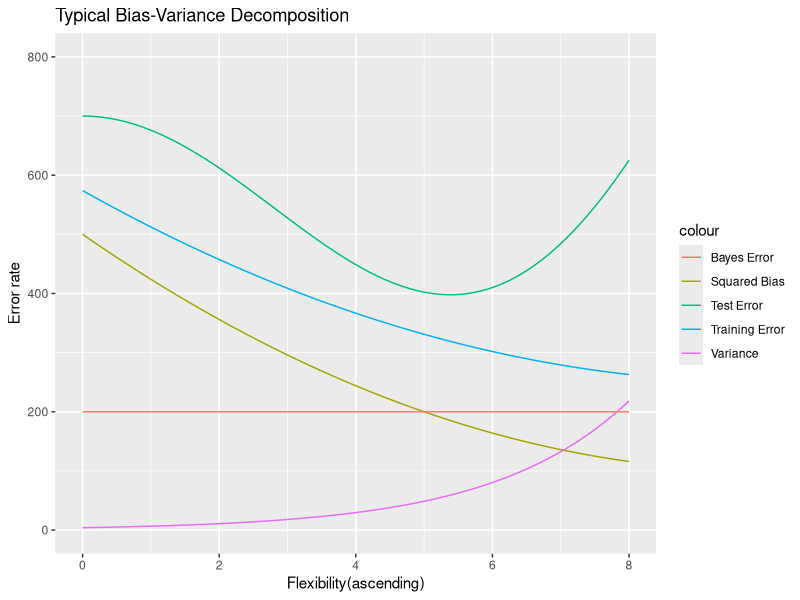
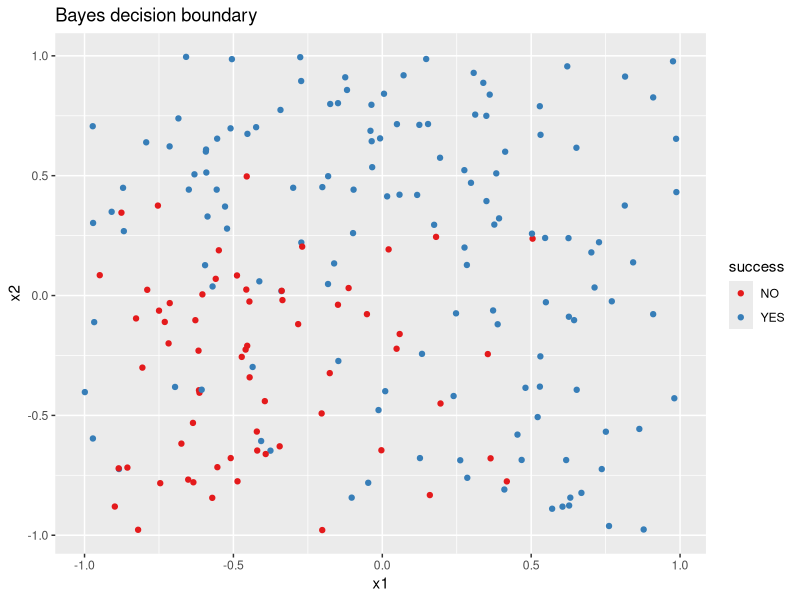

Here is the R script that generated these plots, in order:
## ---- chunk 1
library(ggplot2)
sq_bias = function(x) (2 * x - 20)^2 + 100
var = function(x)  exp(x / 2) * 4
train_error = function(x) (1.8*x - 18)^2 + 250
test_error = function(x) x^3/2 + 200 * cos(x/2) + 500
bayes_error = function(x) 200

line_width = 0.5
ggplot(data = data.frame(x = 0), mapping = aes(x = x)) + stat_function(fun = test_error, size = line_width, aes(color = "Test Error")) + stat_function(fun = sq_bias, size = line_width, aes(color = "Squared Bias")) + stat_function(fun = var, size = line_width, aes(color = "Variance")) +  stat_function(fun = train_error, size = line_width, aes(color = "Training Error")) +  stat_function(fun = bayes_error, size = line_width, aes(color = "Bayes Error")) + xlim(0, 8) + ylim(0, 800) + labs(title = "Typical Bias-Variance Decomposition", x="Flexibility(ascending)", y = "Error rate")
## ---- chunk 2
#creating the simulated dataset
set.seed(11) 
n = 200
x1 = runif(n, -1, 1)
x2 = runif(n, -1, 1)
d = data.frame(x1,x2)
epsilon = rnorm(n, mean = 0, sd = 0.5)
y = x1 + x1*x1 + x2 +x2*x2 + epsilon
y_new <- exp(y)/(1+exp(y))
y_new_d <- data.frame(x1, x2, y_new)
y_new_d$success = y_new > 0.5
y_new_d$success[y_new_d$success==TRUE] = "YES"
y_new_d$success[y_new_d$success==FALSE] = "NO"

##creating the grid/data for the plot
library(tidyverse)
bound = expand.grid(x1 = seq(-1, 1, by = 0.05), x2 = seq(-1, 1, by = 0.05))
bound = mutate(bound, ygrid = x1 + x1*x1 + x2 +x2*x2, pgrid = exp(ygrid)/(1+exp(ygrid)), grid_success = pgrid > 0.5)

#plotting the boundary
ggplot(bound, aes(x = x1, y = x2)) + geom_contour(aes(z = pgrid, group = grid_success), bins = 1) +
  geom_point(data = y_new_d, aes(color = success)) +
  scale_color_brewer(type = "qual", palette = 6) +
  labs(title = "Bayes decision boundary")
